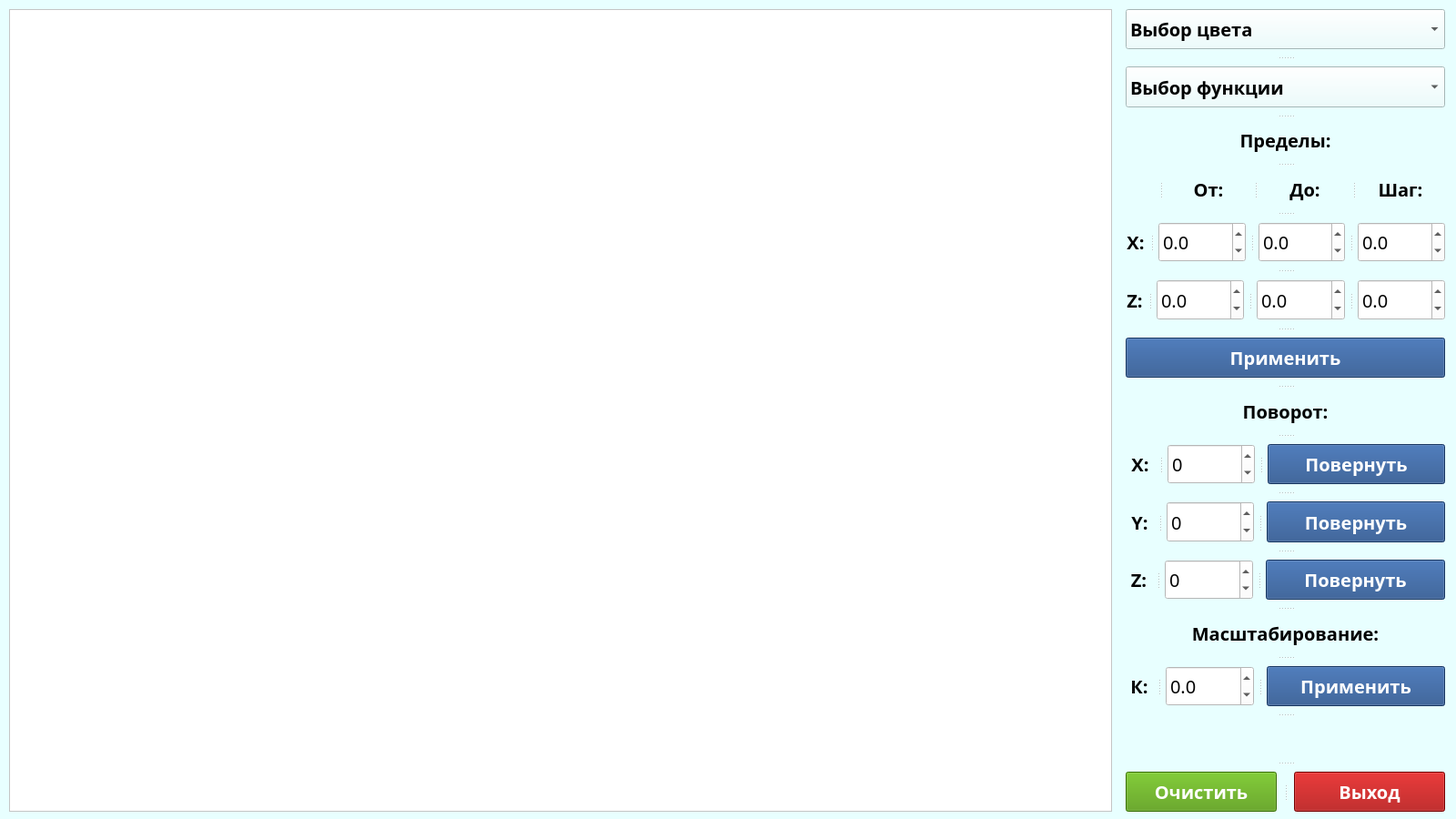
<?xml version="1.0" encoding="UTF-8"?>
<ui version="4.0">
 <class>MainWindow</class>
 <widget class="QMainWindow" name="MainWindow">
  <property name="geometry">
   <rect>
    <x>0</x>
    <y>0</y>
    <width>1600</width>
    <height>900</height>
   </rect>
  </property>
  <property name="minimumSize">
   <size>
    <width>1600</width>
    <height>900</height>
   </size>
  </property>
  <property name="windowTitle">
   <string>Алгоритм плавающего горизонта</string>
  </property>
  <property name="styleSheet">
   <string notr="true">background-color: rgb(232, 255, 255);</string>
  </property>
  <widget class="QWidget" name="centralwidget">
   <widget class="QWidget" name="">
    <property name="geometry">
     <rect>
      <x>10</x>
      <y>10</y>
      <width>1578</width>
      <height>882</height>
     </rect>
    </property>
    <layout class="QGridLayout" name="gridLayout">
     <property name="horizontalSpacing">
      <number>15</number>
     </property>
     <item row="0" column="0">
      <widget class="QGraphicsView" name="canvas">
       <property name="minimumSize">
        <size>
         <width>1200</width>
         <height>880</height>
        </size>
       </property>
       <property name="styleSheet">
        <string notr="true">background-color: rgb(255, 255, 255);</string>
       </property>
      </widget>
     </item>
     <item row="0" column="1">
      <widget class="QSplitter" name="splitter_9">
       <property name="orientation">
        <enum>Qt::Vertical</enum>
       </property>
       <property name="handleWidth">
        <number>19</number>
       </property>
       <widget class="QComboBox" name="color_box">
        <property name="font">
         <font>
          <family>KacstTitle</family>
          <pointsize>15</pointsize>
          <weight>75</weight>
          <bold>true</bold>
         </font>
        </property>
        <property name="styleSheet">
         <string notr="true">selection-color: rgb(0, 0, 0);
selection-background-color: rgb(255, 255, 255);</string>
        </property>
        <item>
         <property name="text">
          <string>Выбор цвета</string>
         </property>
        </item>
        <item>
         <property name="text">
          <string>Красный</string>
         </property>
        </item>
        <item>
         <property name="text">
          <string>Синий</string>
         </property>
        </item>
        <item>
         <property name="text">
          <string>Чёрный</string>
         </property>
        </item>
        <item>
         <property name="text">
          <string>Зеленый</string>
         </property>
        </item>
        <item>
         <property name="text">
          <string>Горчичный</string>
         </property>
        </item>
        <item>
         <property name="text">
          <string>Фиолетовый</string>
         </property>
        </item>
        <item>
         <property name="text">
          <string>Белый</string>
         </property>
        </item>
       </widget>
       <widget class="QComboBox" name="func_box">
        <property name="font">
         <font>
          <family>KacstTitle</family>
          <pointsize>15</pointsize>
          <weight>75</weight>
          <bold>true</bold>
         </font>
        </property>
        <property name="styleSheet">
         <string notr="true">selection-color: rgb(0, 0, 0);
selection-background-color: rgb(255, 255, 255);</string>
        </property>
        <item>
         <property name="text">
          <string>Выбор функции</string>
         </property>
        </item>
        <item>
         <property name="text">
          <string>Красный</string>
         </property>
        </item>
        <item>
         <property name="text">
          <string>Синий</string>
         </property>
        </item>
        <item>
         <property name="text">
          <string>Чёрный</string>
         </property>
        </item>
        <item>
         <property name="text">
          <string>Зеленый</string>
         </property>
        </item>
        <item>
         <property name="text">
          <string>Горчичный</string>
         </property>
        </item>
        <item>
         <property name="text">
          <string>Фиолетовый</string>
         </property>
        </item>
        <item>
         <property name="text">
          <string>Белый</string>
         </property>
        </item>
       </widget>
       <widget class="QLabel" name="limits_lbl">
        <property name="font">
         <font>
          <family>KacstTitle</family>
          <pointsize>15</pointsize>
          <weight>75</weight>
          <bold>true</bold>
         </font>
        </property>
        <property name="text">
         <string>Пределы:</string>
        </property>
        <property name="alignment">
         <set>Qt::AlignCenter</set>
        </property>
       </widget>
       <widget class="QSplitter" name="splitter">
        <property name="orientation">
         <enum>Qt::Horizontal</enum>
        </property>
        <widget class="QLabel" name="label_13">
         <property name="font">
          <font>
           <family>KacstTitle</family>
           <pointsize>15</pointsize>
           <weight>75</weight>
           <bold>true</bold>
          </font>
         </property>
         <property name="text">
          <string/>
         </property>
         <property name="alignment">
          <set>Qt::AlignCenter</set>
         </property>
        </widget>
        <widget class="QLabel" name="from_lbl">
         <property name="font">
          <font>
           <family>KacstTitle</family>
           <pointsize>15</pointsize>
           <weight>75</weight>
           <bold>true</bold>
          </font>
         </property>
         <property name="text">
          <string>От:</string>
         </property>
         <property name="alignment">
          <set>Qt::AlignCenter</set>
         </property>
        </widget>
        <widget class="QLabel" name="to_lbl">
         <property name="font">
          <font>
           <family>KacstTitle</family>
           <pointsize>15</pointsize>
           <weight>75</weight>
           <bold>true</bold>
          </font>
         </property>
         <property name="text">
          <string>До:</string>
         </property>
         <property name="alignment">
          <set>Qt::AlignCenter</set>
         </property>
        </widget>
        <widget class="QLabel" name="step_lbl">
         <property name="maximumSize">
          <size>
           <width>98</width>
           <height>16777215</height>
          </size>
         </property>
         <property name="font">
          <font>
           <family>KacstTitle</family>
           <pointsize>15</pointsize>
           <weight>75</weight>
           <bold>true</bold>
          </font>
         </property>
         <property name="text">
          <string>Шаг:</string>
         </property>
         <property name="alignment">
          <set>Qt::AlignCenter</set>
         </property>
        </widget>
       </widget>
       <widget class="QSplitter" name="splitter_2">
        <property name="orientation">
         <enum>Qt::Horizontal</enum>
        </property>
        <property name="handleWidth">
         <number>14</number>
        </property>
        <widget class="QLabel" name="x_limit_lbl">
         <property name="font">
          <font>
           <family>KacstTitle</family>
           <pointsize>15</pointsize>
           <weight>75</weight>
           <bold>true</bold>
          </font>
         </property>
         <property name="text">
          <string>Х:</string>
         </property>
         <property name="alignment">
          <set>Qt::AlignCenter</set>
         </property>
        </widget>
        <widget class="QDoubleSpinBox" name="x_from_entry">
         <property name="font">
          <font>
           <family>KacstTitle</family>
           <pointsize>15</pointsize>
           <weight>50</weight>
           <bold>false</bold>
          </font>
         </property>
         <property name="styleSheet">
          <string notr="true">background-color: rgb(255, 255, 255);</string>
         </property>
         <property name="decimals">
          <number>1</number>
         </property>
         <property name="minimum">
          <double>-100.000000000000000</double>
         </property>
         <property name="maximum">
          <double>100.000000000000000</double>
         </property>
         <property name="singleStep">
          <double>0.100000000000000</double>
         </property>
        </widget>
        <widget class="QDoubleSpinBox" name="x_to_entry">
         <property name="font">
          <font>
           <family>KacstTitle</family>
           <pointsize>15</pointsize>
           <weight>50</weight>
           <bold>false</bold>
          </font>
         </property>
         <property name="styleSheet">
          <string notr="true">background-color: rgb(255, 255, 255);</string>
         </property>
         <property name="decimals">
          <number>1</number>
         </property>
         <property name="minimum">
          <double>-100.000000000000000</double>
         </property>
         <property name="maximum">
          <double>100.000000000000000</double>
         </property>
         <property name="singleStep">
          <double>0.100000000000000</double>
         </property>
        </widget>
        <widget class="QDoubleSpinBox" name="x_step_entry">
         <property name="font">
          <font>
           <family>KacstTitle</family>
           <pointsize>15</pointsize>
           <weight>50</weight>
           <bold>false</bold>
          </font>
         </property>
         <property name="styleSheet">
          <string notr="true">background-color: rgb(255, 255, 255);</string>
         </property>
         <property name="decimals">
          <number>1</number>
         </property>
         <property name="minimum">
          <double>-100.000000000000000</double>
         </property>
         <property name="maximum">
          <double>100.000000000000000</double>
         </property>
         <property name="singleStep">
          <double>0.100000000000000</double>
         </property>
        </widget>
       </widget>
       <widget class="QSplitter" name="splitter_3">
        <property name="orientation">
         <enum>Qt::Horizontal</enum>
        </property>
        <property name="handleWidth">
         <number>14</number>
        </property>
        <widget class="QLabel" name="z_limit_lbl">
         <property name="font">
          <font>
           <family>KacstTitle</family>
           <pointsize>15</pointsize>
           <weight>75</weight>
           <bold>true</bold>
          </font>
         </property>
         <property name="text">
          <string>Z:</string>
         </property>
         <property name="alignment">
          <set>Qt::AlignCenter</set>
         </property>
        </widget>
        <widget class="QDoubleSpinBox" name="z_from_entry">
         <property name="font">
          <font>
           <family>KacstTitle</family>
           <pointsize>15</pointsize>
           <weight>50</weight>
           <bold>false</bold>
          </font>
         </property>
         <property name="styleSheet">
          <string notr="true">background-color: rgb(255, 255, 255);</string>
         </property>
         <property name="decimals">
          <number>1</number>
         </property>
         <property name="minimum">
          <double>-100.000000000000000</double>
         </property>
         <property name="maximum">
          <double>100.000000000000000</double>
         </property>
         <property name="singleStep">
          <double>0.100000000000000</double>
         </property>
        </widget>
        <widget class="QDoubleSpinBox" name="z_to_entry">
         <property name="font">
          <font>
           <family>KacstTitle</family>
           <pointsize>15</pointsize>
           <weight>50</weight>
           <bold>false</bold>
          </font>
         </property>
         <property name="styleSheet">
          <string notr="true">background-color: rgb(255, 255, 255);</string>
         </property>
         <property name="decimals">
          <number>1</number>
         </property>
         <property name="minimum">
          <double>-100.000000000000000</double>
         </property>
         <property name="maximum">
          <double>100.000000000000000</double>
         </property>
         <property name="singleStep">
          <double>0.100000000000000</double>
         </property>
        </widget>
        <widget class="QDoubleSpinBox" name="z_step_entry">
         <property name="font">
          <font>
           <family>KacstTitle</family>
           <pointsize>15</pointsize>
           <weight>50</weight>
           <bold>false</bold>
          </font>
         </property>
         <property name="styleSheet">
          <string notr="true">background-color: rgb(255, 255, 255);</string>
         </property>
         <property name="decimals">
          <number>1</number>
         </property>
         <property name="minimum">
          <double>-100.000000000000000</double>
         </property>
         <property name="maximum">
          <double>100.000000000000000</double>
         </property>
         <property name="singleStep">
          <double>0.100000000000000</double>
         </property>
        </widget>
       </widget>
       <widget class="QPushButton" name="draw_btn">
        <property name="font">
         <font>
          <family>KacstTitle</family>
          <pointsize>15</pointsize>
          <weight>75</weight>
          <bold>true</bold>
         </font>
        </property>
        <property name="styleSheet">
         <string notr="true">color: rgb(255, 255, 255);
background-color: rgb(32, 74, 135);</string>
        </property>
        <property name="text">
         <string>Применить</string>
        </property>
       </widget>
       <widget class="QLabel" name="rotate_lbl">
        <property name="font">
         <font>
          <family>KacstTitle</family>
          <pointsize>15</pointsize>
          <weight>75</weight>
          <bold>true</bold>
         </font>
        </property>
        <property name="text">
         <string>Поворот:</string>
        </property>
        <property name="alignment">
         <set>Qt::AlignCenter</set>
        </property>
       </widget>
       <widget class="QSplitter" name="splitter_4">
        <property name="orientation">
         <enum>Qt::Horizontal</enum>
        </property>
        <property name="handleWidth">
         <number>14</number>
        </property>
        <widget class="QLabel" name="x_rotate_lbl">
         <property name="font">
          <font>
           <family>KacstTitle</family>
           <pointsize>15</pointsize>
           <weight>75</weight>
           <bold>true</bold>
          </font>
         </property>
         <property name="text">
          <string>Х:</string>
         </property>
         <property name="alignment">
          <set>Qt::AlignCenter</set>
         </property>
        </widget>
        <widget class="QDoubleSpinBox" name="x_rotate_entry">
         <property name="font">
          <font>
           <family>KacstTitle</family>
           <pointsize>15</pointsize>
           <weight>50</weight>
           <bold>false</bold>
          </font>
         </property>
         <property name="styleSheet">
          <string notr="true">background-color: rgb(255, 255, 255);</string>
         </property>
         <property name="decimals">
          <number>0</number>
         </property>
         <property name="minimum">
          <double>-45.000000000000000</double>
         </property>
         <property name="maximum">
          <double>45.000000000000000</double>
         </property>
         <property name="singleStep">
          <double>1.000000000000000</double>
         </property>
        </widget>
        <widget class="QPushButton" name="x_rotate_btn">
         <property name="font">
          <font>
           <family>KacstTitle</family>
           <pointsize>15</pointsize>
           <weight>75</weight>
           <bold>true</bold>
          </font>
         </property>
         <property name="styleSheet">
          <string notr="true">color: rgb(255, 255, 255);
background-color: rgb(32, 74, 135);</string>
         </property>
         <property name="text">
          <string>Повернуть</string>
         </property>
        </widget>
       </widget>
       <widget class="QSplitter" name="splitter_5">
        <property name="orientation">
         <enum>Qt::Horizontal</enum>
        </property>
        <property name="handleWidth">
         <number>14</number>
        </property>
        <widget class="QLabel" name="y_rotate_lbl">
         <property name="font">
          <font>
           <family>KacstTitle</family>
           <pointsize>15</pointsize>
           <weight>75</weight>
           <bold>true</bold>
          </font>
         </property>
         <property name="text">
          <string>Y:</string>
         </property>
         <property name="alignment">
          <set>Qt::AlignCenter</set>
         </property>
        </widget>
        <widget class="QDoubleSpinBox" name="y_rotate_entry">
         <property name="font">
          <font>
           <family>KacstTitle</family>
           <pointsize>15</pointsize>
           <weight>50</weight>
           <bold>false</bold>
          </font>
         </property>
         <property name="styleSheet">
          <string notr="true">background-color: rgb(255, 255, 255);</string>
         </property>
         <property name="decimals">
          <number>0</number>
         </property>
         <property name="minimum">
          <double>-45.000000000000000</double>
         </property>
         <property name="maximum">
          <double>45.000000000000000</double>
         </property>
         <property name="singleStep">
          <double>1.000000000000000</double>
         </property>
        </widget>
        <widget class="QPushButton" name="y_rotate_btn">
         <property name="font">
          <font>
           <family>KacstTitle</family>
           <pointsize>15</pointsize>
           <weight>75</weight>
           <bold>true</bold>
          </font>
         </property>
         <property name="styleSheet">
          <string notr="true">color: rgb(255, 255, 255);
background-color: rgb(32, 74, 135);</string>
         </property>
         <property name="text">
          <string>Повернуть</string>
         </property>
        </widget>
       </widget>
       <widget class="QSplitter" name="splitter_6">
        <property name="orientation">
         <enum>Qt::Horizontal</enum>
        </property>
        <property name="handleWidth">
         <number>14</number>
        </property>
        <widget class="QLabel" name="z_rotate_lbl">
         <property name="font">
          <font>
           <family>KacstTitle</family>
           <pointsize>15</pointsize>
           <weight>75</weight>
           <bold>true</bold>
          </font>
         </property>
         <property name="text">
          <string>Z:</string>
         </property>
         <property name="alignment">
          <set>Qt::AlignCenter</set>
         </property>
        </widget>
        <widget class="QDoubleSpinBox" name="z_rotate_entry">
         <property name="font">
          <font>
           <family>KacstTitle</family>
           <pointsize>15</pointsize>
           <weight>50</weight>
           <bold>false</bold>
          </font>
         </property>
         <property name="styleSheet">
          <string notr="true">background-color: rgb(255, 255, 255);</string>
         </property>
         <property name="decimals">
          <number>0</number>
         </property>
         <property name="minimum">
          <double>-45.000000000000000</double>
         </property>
         <property name="maximum">
          <double>45.000000000000000</double>
         </property>
         <property name="singleStep">
          <double>1.000000000000000</double>
         </property>
        </widget>
        <widget class="QPushButton" name="z_rotate_btn">
         <property name="font">
          <font>
           <family>KacstTitle</family>
           <pointsize>15</pointsize>
           <weight>75</weight>
           <bold>true</bold>
          </font>
         </property>
         <property name="styleSheet">
          <string notr="true">color: rgb(255, 255, 255);
background-color: rgb(32, 74, 135);</string>
         </property>
         <property name="text">
          <string>Повернуть</string>
         </property>
        </widget>
       </widget>
       <widget class="QLabel" name="scale_lbl">
        <property name="font">
         <font>
          <family>KacstTitle</family>
          <pointsize>15</pointsize>
          <weight>75</weight>
          <bold>true</bold>
         </font>
        </property>
        <property name="text">
         <string>Масштабирование:</string>
        </property>
        <property name="alignment">
         <set>Qt::AlignCenter</set>
        </property>
       </widget>
       <widget class="QSplitter" name="splitter_7">
        <property name="orientation">
         <enum>Qt::Horizontal</enum>
        </property>
        <property name="handleWidth">
         <number>14</number>
        </property>
        <widget class="QLabel" name="scale_lbl_2">
         <property name="font">
          <font>
           <family>KacstTitle</family>
           <pointsize>15</pointsize>
           <weight>75</weight>
           <bold>true</bold>
          </font>
         </property>
         <property name="text">
          <string>К:</string>
         </property>
         <property name="alignment">
          <set>Qt::AlignCenter</set>
         </property>
        </widget>
        <widget class="QDoubleSpinBox" name="scale_entry">
         <property name="maximumSize">
          <size>
           <width>97</width>
           <height>16777215</height>
          </size>
         </property>
         <property name="font">
          <font>
           <family>KacstTitle</family>
           <pointsize>15</pointsize>
           <weight>50</weight>
           <bold>false</bold>
          </font>
         </property>
         <property name="styleSheet">
          <string notr="true">background-color: rgb(255, 255, 255);</string>
         </property>
         <property name="decimals">
          <number>1</number>
         </property>
         <property name="minimum">
          <double>-10.000000000000000</double>
         </property>
         <property name="maximum">
          <double>10.000000000000000</double>
         </property>
         <property name="singleStep">
          <double>0.100000000000000</double>
         </property>
        </widget>
        <widget class="QPushButton" name="scale_btn">
         <property name="minimumSize">
          <size>
           <width>182</width>
           <height>0</height>
          </size>
         </property>
         <property name="font">
          <font>
           <family>KacstTitle</family>
           <pointsize>15</pointsize>
           <weight>75</weight>
           <bold>true</bold>
          </font>
         </property>
         <property name="styleSheet">
          <string notr="true">color: rgb(255, 255, 255);
background-color: rgb(32, 74, 135);</string>
         </property>
         <property name="text">
          <string>Применить</string>
         </property>
        </widget>
       </widget>
       <widget class="QLabel" name="label_14">
        <property name="font">
         <font>
          <family>KacstTitle</family>
          <pointsize>15</pointsize>
          <weight>75</weight>
          <bold>true</bold>
         </font>
        </property>
        <property name="text">
         <string/>
        </property>
        <property name="alignment">
         <set>Qt::AlignCenter</set>
        </property>
       </widget>
       <widget class="QSplitter" name="splitter_8">
        <property name="orientation">
         <enum>Qt::Horizontal</enum>
        </property>
        <property name="handleWidth">
         <number>19</number>
        </property>
        <widget class="QPushButton" name="clear_btn">
         <property name="minimumSize">
          <size>
           <width>166</width>
           <height>0</height>
          </size>
         </property>
         <property name="font">
          <font>
           <family>KacstTitle</family>
           <pointsize>15</pointsize>
           <weight>75</weight>
           <bold>true</bold>
          </font>
         </property>
         <property name="styleSheet">
          <string notr="true">color: rgb(255, 255, 255);
background-color: rgb(78, 154, 6);</string>
         </property>
         <property name="text">
          <string>Очистить</string>
         </property>
        </widget>
        <widget class="QPushButton" name="exit_btn">
         <property name="minimumSize">
          <size>
           <width>166</width>
           <height>0</height>
          </size>
         </property>
         <property name="font">
          <font>
           <family>KacstTitle</family>
           <pointsize>15</pointsize>
           <weight>75</weight>
           <bold>true</bold>
          </font>
         </property>
         <property name="styleSheet">
          <string notr="true">background-color: rgb(164, 0, 0);
color: rgb(255, 255, 255);</string>
         </property>
         <property name="text">
          <string>Выход</string>
         </property>
        </widget>
       </widget>
      </widget>
     </item>
    </layout>
   </widget>
  </widget>
 </widget>
 <resources/>
 <connections/>
</ui>
